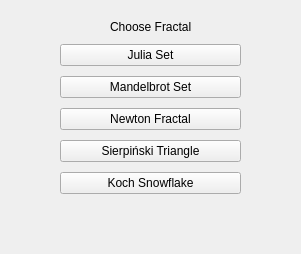
<?xml version="1.0" encoding="UTF-8"?>
<ui version="4.0">
 <class>fractalGUI</class>
 <widget class="QMainWindow" name="fractalGUI">
  <property name="geometry">
   <rect>
    <x>0</x>
    <y>0</y>
    <width>301</width>
    <height>254</height>
   </rect>
  </property>
  <property name="minimumSize">
   <size>
    <width>301</width>
    <height>254</height>
   </size>
  </property>
  <property name="maximumSize">
   <size>
    <width>301</width>
    <height>254</height>
   </size>
  </property>
  <property name="windowTitle">
   <string>fractalGUI</string>
  </property>
  <widget class="QWidget" name="centralwidget">
   <widget class="QLabel" name="label">
    <property name="geometry">
     <rect>
      <x>110</x>
      <y>20</y>
      <width>179</width>
      <height>14</height>
     </rect>
    </property>
    <property name="text">
     <string>Choose Fractal</string>
    </property>
   </widget>
   <widget class="QWidget" name="layoutWidget">
    <property name="geometry">
     <rect>
      <x>60</x>
      <y>40</y>
      <width>181</width>
      <height>161</height>
     </rect>
    </property>
    <layout class="QGridLayout" name="gridLayout">
     <item row="1" column="0">
      <widget class="QPushButton" name="mandelButton">
       <property name="text">
        <string>Mandelbrot Set</string>
       </property>
      </widget>
     </item>
     <item row="0" column="0">
      <widget class="QPushButton" name="juliaButton">
       <property name="text">
        <string>Julia Set</string>
       </property>
      </widget>
     </item>
     <item row="2" column="0">
      <widget class="QPushButton" name="newtButton">
       <property name="text">
        <string>Newton Fractal</string>
       </property>
      </widget>
     </item>
     <item row="3" column="0">
      <widget class="QPushButton" name="sierpButton">
       <property name="text">
        <string>Sierpiński Triangle</string>
       </property>
      </widget>
     </item>
     <item row="4" column="0">
      <widget class="QPushButton" name="kochButton">
       <property name="text">
        <string>Koch Snowflake</string>
       </property>
      </widget>
     </item>
    </layout>
   </widget>
  </widget>
 </widget>
 <resources/>
 <connections/>
</ui>
